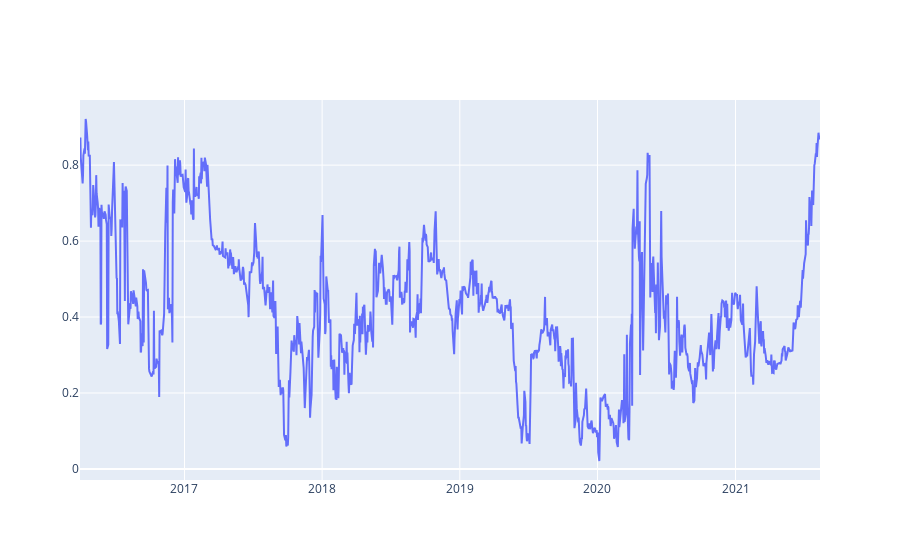
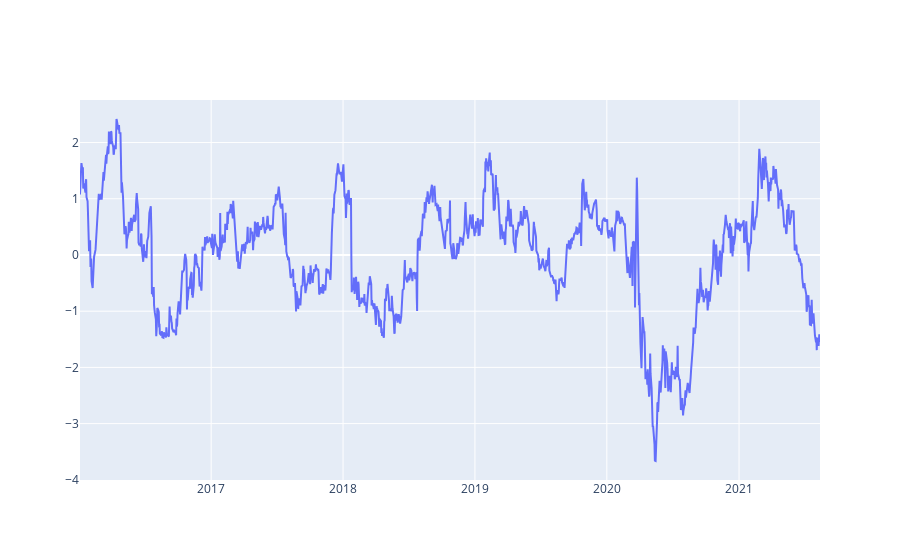
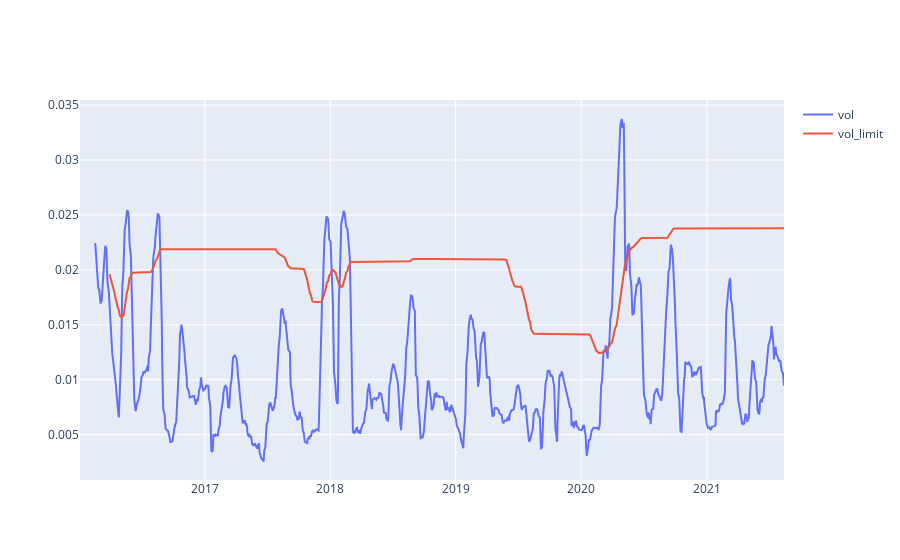
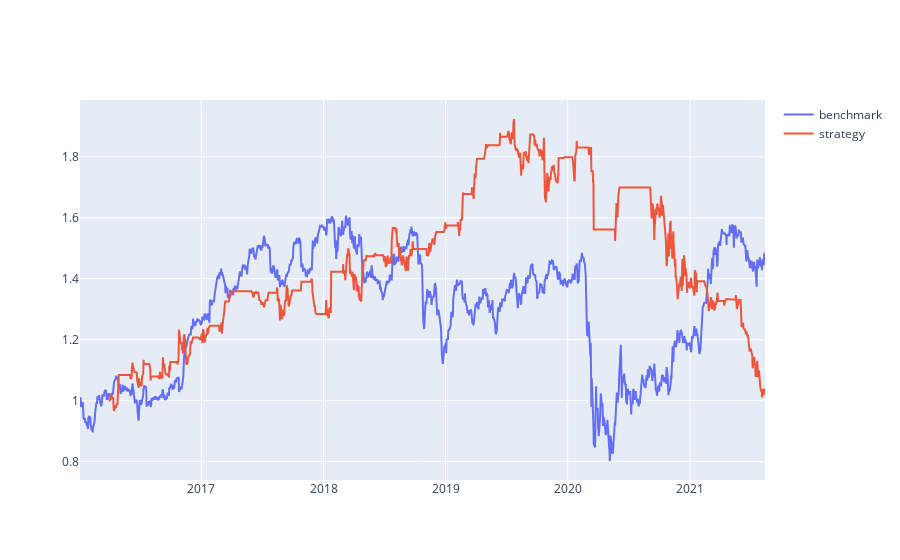

The notebook cell these images were saved under, in order:
### Code cell
importlib.reload(base_fx)
importlib.reload(portfolio_fx)
importlib.reload(algos)
portfolio, mavg_zscore = algos.pair_trade_with_zscore_limit(settings, quotes)

### Figure 1 — Plotly figure (JSON) as saved in the notebook; plotly's stock layout.template omitted (floating-point values rounded to 4 significant figures; data arrays with more than 128 entries replaced by an {"elided": "..."} marker saying what was removed)
{"data": [{"mode": "lines", "name": "corr", "type": "scatter", "x": {"elided": "1355 str values"}, "y": {"elided": "1355 float values"}}, {"mode": "lines", "name": "mavg", "type": "scatter", "x": [], "y": []}], "layout": {}}

### Figure 2 — Plotly figure (JSON) as saved in the notebook; plotly's stock layout.template omitted (floating-point values rounded to 4 significant figures; data arrays with more than 128 entries replaced by an {"elided": "..."} marker saying what was removed)
{"data": [{"mode": "lines", "name": "zscore", "type": "scatter", "x": {"elided": "1414 str values"}, "y": {"elided": "1414 float values"}}], "layout": {}}

### Figure 3 — Plotly figure (JSON) as saved in the notebook; plotly's stock layout.template omitted (floating-point values rounded to 4 significant figures; data arrays with more than 128 entries replaced by an {"elided": "..."} marker saying what was removed)
{"data": [{"mode": "lines", "name": "vol", "type": "scatter", "x": {"elided": "1414 str values"}, "y": {"elided": "1414 float values"}}, {"mode": "lines", "name": "vol_limit", "type": "scatter", "x": {"elided": "1414 str values"}, "y": {"elided": "1414 float values"}}], "layout": {}}

### Figure 4 — Plotly figure (JSON) as saved in the notebook; plotly's stock layout.template omitted (floating-point values rounded to 4 significant figures; data arrays with more than 128 entries replaced by an {"elided": "..."} marker saying what was removed)
{"data": [{"mode": "lines", "name": "benchmark", "type": "scatter", "x": {"elided": "1414 str values"}, "y": {"elided": "1414 float values"}}, {"mode": "lines", "name": "strategy", "type": "scatter", "x": {"elided": "1355 str values"}, "y": {"elided": "1355 float values"}}], "layout": {}}
